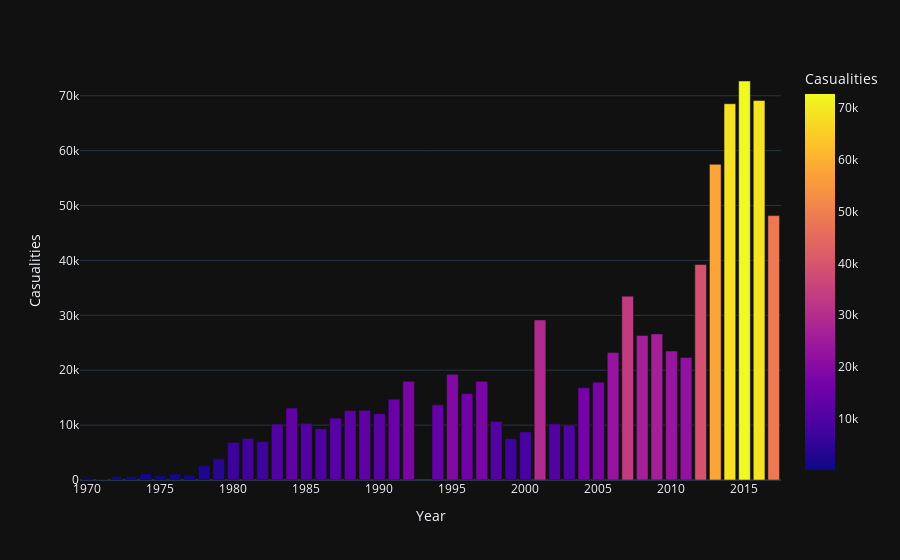

The code cell stored with this chart in its notebook:
### Code cell
#Counting the Yearly Casualities-
year_cas = dataset.groupby('Year').Casualities.sum().to_frame().reset_index()
year_cas.columns = ['Year','Casualities']
px.bar(data_frame=year_cas,x = 'Year',y = 'Casualities',color='Casualities',template='plotly_dark')

### Figure 1 — Plotly figure (JSON) as saved in the notebook; plotly's stock layout.template omitted (floating-point values rounded to 4 significant figures)
{"data": [{"alignmentgroup": "True", "hovertemplate": "Year=%{x}<br>Casualities=%{marker.color}<extra></extra>", "legendgroup": "", "marker": {"color": [324, 117, 576, 596, 1121, 780, 1082, 859, 2600, 3873, 6868, 7564, 7017, 10186, 13097, 10341, 9335, 11279, 12650, 12698, 12090, 14730, 17973, 13696, 19253, 15756, 17975, 10672, 7540, 8761, 29146, 10253, 10020, 16807, 17815, 23208, 33490, 26344, 26605, 23504, 22319, 39245, 57500, 68541, 72687, 69131, 48164], "coloraxis": "coloraxis", "pattern": {"shape": ""}}, "name": "", "offsetgroup": "", "orientation": "v", "showlegend": false, "textposition": "auto", "type": "bar", "x": [1970, 1971, 1972, 1973, 1974, 1975, 1976, 1977, 1978, 1979, 1980, 1981, 1982, 1983, 1984, 1985, 1986, 1987, 1988, 1989, 1990, 1991, 1992, 1994, 1995, 1996, 1997, 1998, 1999, 2000, 2001, 2002, 2003, 2004, 2005, 2006, 2007, 2008, 2009, 2010, 2011, 2012, 2013, 2014, 2015, 2016, 2017], "xaxis": "x", "y": [324, 117, 576, 596, 1121, 780, 1082, 859, 2600, 3873, 6868, 7564, 7017, 10186, 13097, 10341, 9335, 11279, 12650, 12698, 12090, 14730, 17973, 13696, 19253, 15756, 17975, 10672, 7540, 8761, 29146, 10253, 10020, 16807, 17815, 23208, 33490, 26344, 26605, 23504, 22319, 39245, 57500, 68541, 72687, 69131, 48164], "yaxis": "y"}], "layout": {"autosize": true, "barmode": "relative", "coloraxis": {"colorbar": {"title": {"text": "Casualities"}}, "colorscale": [[0, "#0d0887"], [0.1111, "#46039f"], [0.2222, "#7201a8"], [0.3333, "#9c179e"], [0.4444, "#bd3786"], [0.5556, "#d8576b"], [0.6667, "#ed7953"], [0.7778, "#fb9f3a"], [0.8889, "#fdca26"], [1, "#f0f921"]]}, "legend": {"tracegroupgap": 0}, "margin": {"t": 60}, "xaxis": {"anchor": "y", "autorange": true, "domain": [0, 1], "range": [1970.0, 2018.0], "title": {"text": "Year"}, "type": "linear"}, "yaxis": {"anchor": "x", "autorange": true, "domain": [0, 1], "range": [0, 76510.0], "title": {"text": "Casualities"}, "type": "linear"}}}
